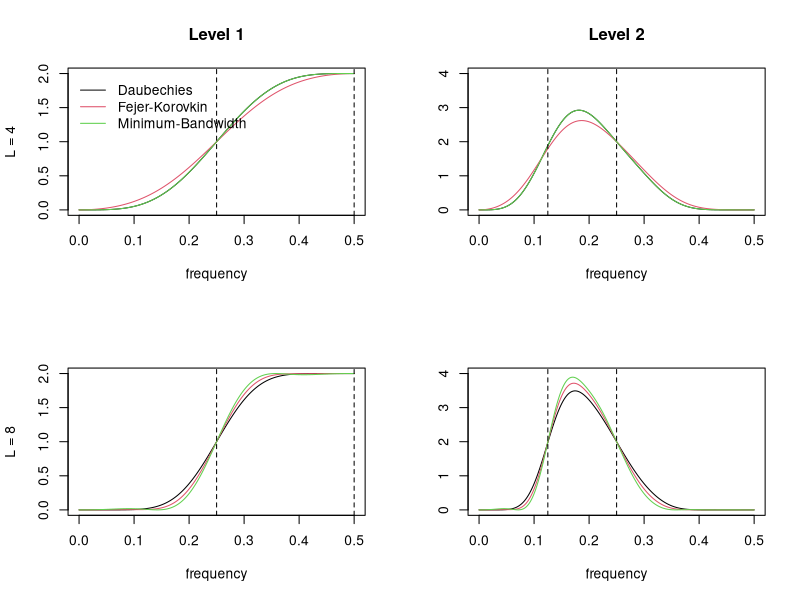

Generate this figure with R:
library(waveslim)


### Name: squared.gain
### Title: Squared Gain Function of a Filter
### Aliases: squared.gain
### Keywords: ts

### ** Examples

par(mfrow=c(2,2))
f.seq <- "H"
plot(0:256/512, squared.gain("d4", f.seq), type="l", ylim=c(0,2),
     xlab="frequency", ylab="L = 4", main="Level 1")
lines(0:256/512, squared.gain("fk4", f.seq), col=2)
lines(0:256/512, squared.gain("mb4", f.seq), col=3)
abline(v=c(1,2)/4, lty=2)
legend(-.02, 2, c("Daubechies", "Fejer-Korovkin", "Minimum-Bandwidth"),
       lty=1, col=1:3, bty="n", cex=1)
f.seq <- "HL"
plot(0:256/512, squared.gain("d4", f.seq), type="l", ylim=c(0,4),
     xlab="frequency", ylab="", main="Level 2")
lines(0:256/512, squared.gain("fk4", f.seq), col=2)
lines(0:256/512, squared.gain("mb4", f.seq), col=3)
abline(v=c(1,2)/8, lty=2)
f.seq <- "H"
plot(0:256/512, squared.gain("d8", f.seq), type="l", ylim=c(0,2),
     xlab="frequency", ylab="L = 8", main="")
lines(0:256/512, squared.gain("fk8", f.seq), col=2)
lines(0:256/512, squared.gain("mb8", f.seq), col=3)
abline(v=c(1,2)/4, lty=2)
f.seq <- "HL"
plot(0:256/512, squared.gain("d8", f.seq), type="l", ylim=c(0,4),
     xlab="frequency", ylab="", main="")
lines(0:256/512, squared.gain("fk8", f.seq), col=2)
lines(0:256/512, squared.gain("mb8", f.seq), col=3)
abline(v=c(1,2)/8, lty=2)
